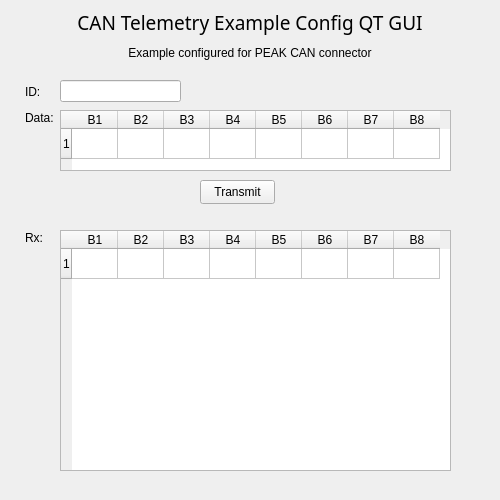
<?xml version="1.0" encoding="UTF-8"?>
<ui version="4.0">
 <class>MainWindow</class>
 <widget class="QMainWindow" name="MainWindow">
  <property name="geometry">
   <rect>
    <x>0</x>
    <y>0</y>
    <width>500</width>
    <height>500</height>
   </rect>
  </property>
  <property name="minimumSize">
   <size>
    <width>500</width>
    <height>500</height>
   </size>
  </property>
  <property name="windowTitle">
   <string>CAN Telemetry Example Config QT GUI</string>
  </property>
  <property name="toolButtonStyle">
   <enum>Qt::ToolButtonIconOnly</enum>
  </property>
  <widget class="QWidget" name="centralwidget">
   <widget class="QLabel" name="title">
    <property name="geometry">
     <rect>
      <x>0</x>
      <y>10</y>
      <width>500</width>
      <height>25</height>
     </rect>
    </property>
    <property name="font">
     <font>
      <family>JetBrains Mono</family>
      <pointsize>14</pointsize>
     </font>
    </property>
    <property name="text">
     <string>CAN Telemetry Example Config QT GUI</string>
    </property>
    <property name="alignment">
     <set>Qt::AlignCenter</set>
    </property>
   </widget>
   <widget class="QPushButton" name="sendButton">
    <property name="geometry">
     <rect>
      <x>200</x>
      <y>180</y>
      <width>75</width>
      <height>24</height>
     </rect>
    </property>
    <property name="text">
     <string>Transmit</string>
    </property>
   </widget>
   <widget class="QLineEdit" name="idValue">
    <property name="geometry">
     <rect>
      <x>60</x>
      <y>80</y>
      <width>121</width>
      <height>22</height>
     </rect>
    </property>
    <property name="whatsThis">
     <string/>
    </property>
   </widget>
   <widget class="QLabel" name="idLabel">
    <property name="geometry">
     <rect>
      <x>25</x>
      <y>84</y>
      <width>16</width>
      <height>16</height>
     </rect>
    </property>
    <property name="whatsThis">
     <string/>
    </property>
    <property name="text">
     <string>ID:</string>
    </property>
   </widget>
   <widget class="QLabel" name="dataLabel">
    <property name="geometry">
     <rect>
      <x>25</x>
      <y>110</y>
      <width>31</width>
      <height>16</height>
     </rect>
    </property>
    <property name="text">
     <string>Data:</string>
    </property>
   </widget>
   <widget class="QTableWidget" name="dataTable">
    <property name="geometry">
     <rect>
      <x>60</x>
      <y>110</y>
      <width>391</width>
      <height>61</height>
     </rect>
    </property>
    <property name="sizeAdjustPolicy">
     <enum>QAbstractScrollArea::AdjustToContentsOnFirstShow</enum>
    </property>
    <attribute name="horizontalHeaderCascadingSectionResizes">
     <bool>false</bool>
    </attribute>
    <attribute name="horizontalHeaderDefaultSectionSize">
     <number>46</number>
    </attribute>
    <row>
     <property name="text">
      <string>1</string>
     </property>
    </row>
    <column>
     <property name="text">
      <string>B1</string>
     </property>
    </column>
    <column>
     <property name="text">
      <string>B2</string>
     </property>
    </column>
    <column>
     <property name="text">
      <string>B3</string>
     </property>
    </column>
    <column>
     <property name="text">
      <string>B4</string>
     </property>
    </column>
    <column>
     <property name="text">
      <string>B5</string>
     </property>
    </column>
    <column>
     <property name="text">
      <string>B6</string>
     </property>
    </column>
    <column>
     <property name="text">
      <string>B7</string>
     </property>
    </column>
    <column>
     <property name="text">
      <string>B8</string>
     </property>
    </column>
   </widget>
   <widget class="QLabel" name="subtitle">
    <property name="geometry">
     <rect>
      <x>0</x>
      <y>40</y>
      <width>500</width>
      <height>25</height>
     </rect>
    </property>
    <property name="text">
     <string>Example configured for PEAK CAN connector</string>
    </property>
    <property name="alignment">
     <set>Qt::AlignCenter</set>
    </property>
   </widget>
   <widget class="QTableWidget" name="rxDataTable">
    <property name="enabled">
     <bool>true</bool>
    </property>
    <property name="geometry">
     <rect>
      <x>60</x>
      <y>230</y>
      <width>391</width>
      <height>241</height>
     </rect>
    </property>
    <property name="focusPolicy">
     <enum>Qt::StrongFocus</enum>
    </property>
    <property name="sizeAdjustPolicy">
     <enum>QAbstractScrollArea::AdjustToContentsOnFirstShow</enum>
    </property>
    <property name="editTriggers">
     <set>QAbstractItemView::NoEditTriggers</set>
    </property>
    <attribute name="horizontalHeaderCascadingSectionResizes">
     <bool>false</bool>
    </attribute>
    <attribute name="horizontalHeaderDefaultSectionSize">
     <number>46</number>
    </attribute>
    <row>
     <property name="text">
      <string>1</string>
     </property>
    </row>
    <column>
     <property name="text">
      <string>B1</string>
     </property>
    </column>
    <column>
     <property name="text">
      <string>B2</string>
     </property>
    </column>
    <column>
     <property name="text">
      <string>B3</string>
     </property>
    </column>
    <column>
     <property name="text">
      <string>B4</string>
     </property>
    </column>
    <column>
     <property name="text">
      <string>B5</string>
     </property>
    </column>
    <column>
     <property name="text">
      <string>B6</string>
     </property>
    </column>
    <column>
     <property name="text">
      <string>B7</string>
     </property>
    </column>
    <column>
     <property name="text">
      <string>B8</string>
     </property>
    </column>
   </widget>
   <widget class="QLabel" name="rxLabel">
    <property name="geometry">
     <rect>
      <x>25</x>
      <y>230</y>
      <width>31</width>
      <height>16</height>
     </rect>
    </property>
    <property name="text">
     <string>Rx:</string>
    </property>
   </widget>
  </widget>
 </widget>
 <tabstops>
  <tabstop>idValue</tabstop>
  <tabstop>dataTable</tabstop>
  <tabstop>sendButton</tabstop>
  <tabstop>rxDataTable</tabstop>
 </tabstops>
 <resources/>
 <connections/>
</ui>
